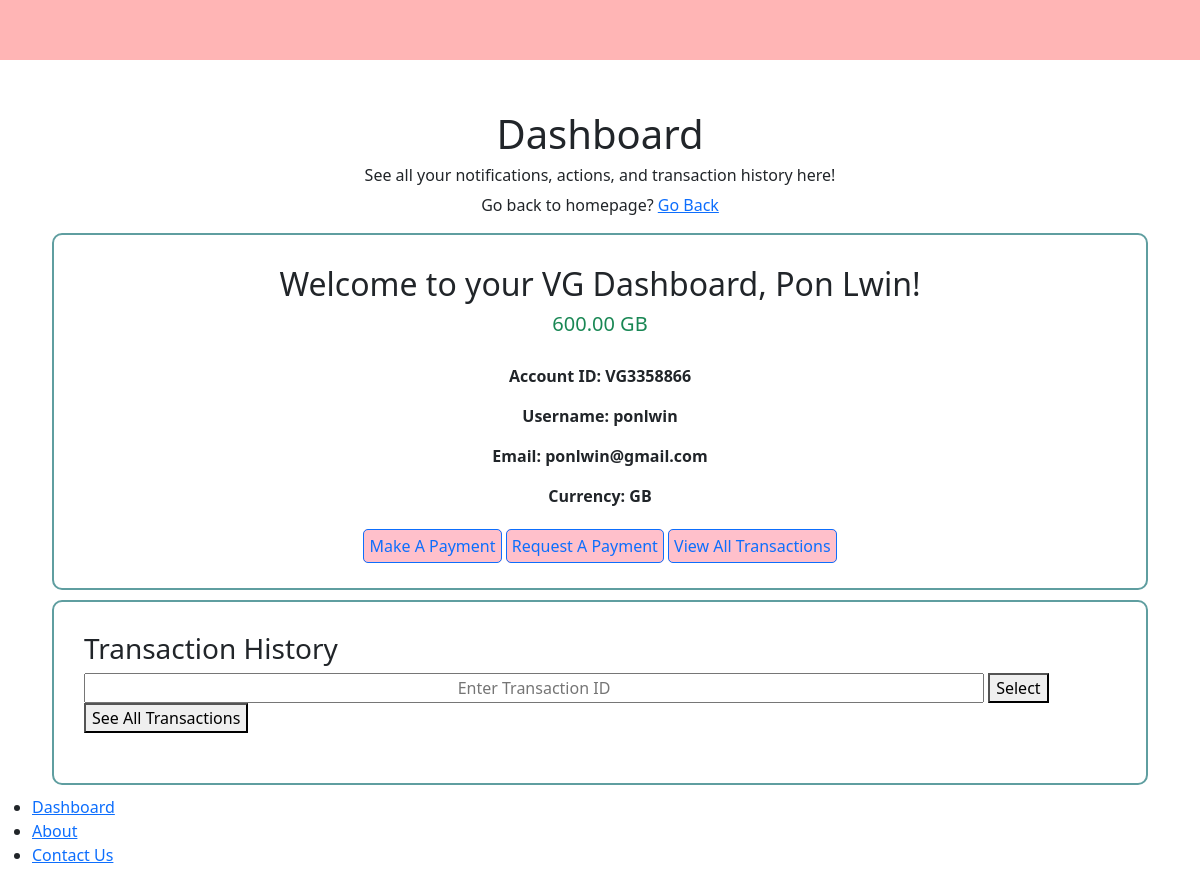
The page /dashboard/ (signed in) on the database its author committed.
### register/models.py (models this page shows, shortened)
class Comment(models.Model):
    id = models.UUIDField(primary_key=True, unique=True, default=uuid.uuid4, editable=False)
    user = models.OneToOneField(User, on_delete=models.CASCADE)
    account = models.OneToOneField(Account, on_delete=models.CASCADE, null=True, blank=True)
    full_name = models.CharField(max_length=100)
    currency = models.CharField(choices=CURRENCY, max_length=100)
    date_of_birth = models.DateField(auto_now_add=False)
    date = models.DateTimeField(auto_now_add=True)

class Account(models.Model):
    id = models.UUIDField(primary_key=True, unique=True, default=uuid.uuid4, editable=False) # Must be unique and un-editable
    user = models.OneToOneField(User, on_delete=models.CASCADE) # When deleted, cascades so it doesn't affect other users
    balance = models.DecimalField(max_digits=10, decimal_places=2, default=750.00)
    account_id = ShortUUIDField(unique=True, length=7, max_length=20, prefix="VG", alphabet="1234567890")
    account_pin = ShortUUIDField(length=4, max_length=7, alphabet="1234567890")
    account_status = models.CharField(max_length=100, choices=ACCOUNT_STATUS, default="active")
    created_date = models.DateTimeField(auto_now_add=True)
    class Meta:
        ordering = ['-created_date']

### register/views.py (the view)
# urls.py: path("dashboard/", views.dashboard, name="dashboard"),
def dashboard(request):
    if request.user.is_authenticated:
        comment = Comment.objects.get(user=request.user)
        account = Account.objects.get(user=request.user)
    else:
        messages.warning(request, "You are not logged in!")
        return redirect("login")
    context = {"comment": comment, "account": account}
    return render(request, "user/dashboard.html", context)

### templates/user/dashboard.html (shortened to what this page needs)
{% extends 'prefabs/user-dashboard-base.html' %}
{% load crispy_forms_filters %}
{% block content %}
    <section>
        <div>
            <div class="container">
                <div>
                    <div>
                        <div class="center-rows" style="text-align: center; padding-top: 50px;">
                            <h1>Dashboard</h1>
                            <h6>See all your notifications, actions, and transaction history here!</h6>
                            <p>Go back to homepage? <a href="/./">Go Back</a></p>
                        </div>
                        <div>
                            <div style="margin: 10px 10px 10px 10px; border: 2px solid cadetblue; border-radius: 10px; padding: 30px; text-align: center;">
                                <div style="padding-bottom: 20px;">
                                    <h2>Welcome to your VG Dashboard, {{comment.full_name|title}}!</h2>
                                    <h5 class="text-success">{{ account.balance }} {{ comment.currency }}</h5>
                                </div>
                                <div><p style="font-weight: bold;">Account ID: <span class="">{{ account.account_id }}</span></p></div>
                                <div><p style="font-weight: bold;">Username: <span class="">{{ account.user.username }}</span></p></div>
                                <div><p style="font-weight: bold;">Email: <span>{{ comment.user.email }}</span></p></div>
                                <div><p style="font-weight: bold;">Currency: <span class="">{{ comment.currency }}</span></p></div>
                                <div style="padding-top: 10px;">
                                    <a style="border: 1px solid; border-radius: 5px; background: pink; padding: 5px; text-decoration: none;" href="/find-user-id/">Make A Payment</a>
                                    <a style="border: 1px solid; border-radius: 5px; background: pink; padding: 5px; text-decoration: none;" href="/find-request-user-id/">Request A Payment</a>
                                    <a style="border: 1px solid; border-radius: 5px; background: pink; padding: 5px; text-decoration: none;" href="/view-transactions/">View All Transactions</a>
                                </div>
                            </div>
                            <div style="margin: 10px 10px 10px 10px; border: 2px solid cadetblue; border-radius: 10px; padding: 30px;">
                                <div><h3>Transaction History</h3></div>
                                <form action="" method="POST">
                                        <div style="padding-bottom: 20px">
                                            <input type="text" name="transaction_id" style="width: 900px; text-align: center;" placeholder="Enter Transaction ID">
                                            <button type="submit">Select</button>
                                            <button type="reset"><a style="text-decoration: none; color: black;" href="/dashboard/">See All Transactions</a></button>
                                        </div>
                                </form>
                            </div>
                        </div>
                    </div>
                </div>
            </div>
        </div>
    </section>
{% endblock content %}

### rows shown on the page
Comment: full_name "Pon Lwin", currency "GB", user.email "ponlwin@gmail.com"
Account: balance "600.00", account_id "VG3358866", user.username "ponlwin"
